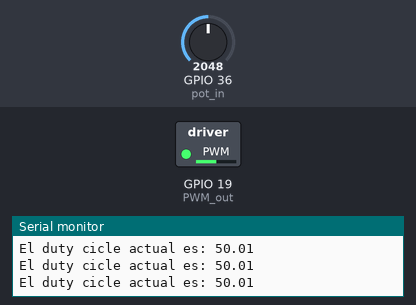
This sketch was run on a simulated ESP32. Shown: switched loads named in the sketch (green lamp = pin HIGH), the last lines printed to the serial monitor. The inputs (shaded band) are chosen by the test bench; at power-on: GPIO 36 (pot_in) = 2048.

Above: at 1.2 s.
1.3 s: GPIO 36 (pot_in) set to 2866
At 1.6 s:
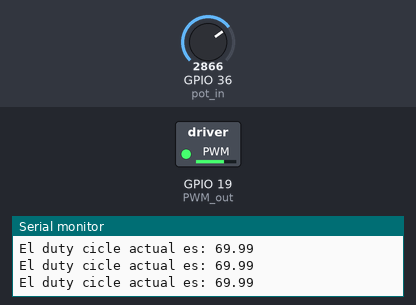
2.8 s: GPIO 36 (pot_in) set to 3603
At 3.1 s:
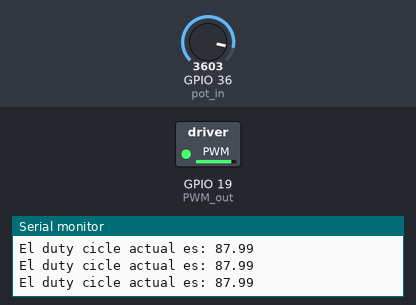
4.3 s: GPIO 36 (pot_in) set to 491
At 4.7 s:
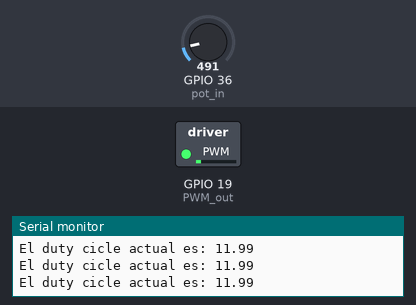
5.8 s: GPIO 36 (pot_in) set to 0
At 6.2 s:
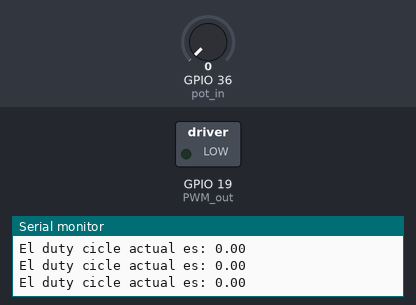
Timing chart, 0 to 8.3 s (numbered marks = the images above; inputs shaded):
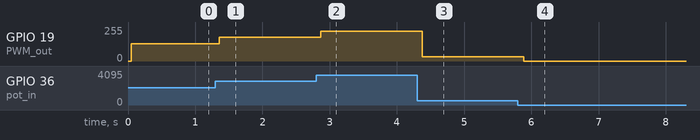

Measured:
- after the input at 1.3 s, GPIO 19 (PWM_out): 128/255 → 178/255 after 0.06 s
- after the input at 2.8 s, GPIO 19 (PWM_out): 178/255 → 224/255 after 0.07 s
- after the input at 4.3 s, GPIO 19 (PWM_out): 224/255 → 31/255 after 0.08 s
- after the input at 5.8 s, GPIO 19 (PWM_out): 31/255 → 0/255 after 0.09 s

The sketch:

PWM_Motor.ino
```cpp
const byte pot_in = 36;
const byte PWM_out = 19;

//Definimos los paramateros para PWM
const int freq= 1000;
const int res = 12;

void setup() {
  pinMode(pot_in, INPUT);
  pinMode(PWM_out, OUTPUT);

  //Seteamos PWM
  ledcAttach(PWM_out,freq,res);

  //Iniciamos Serial monitor
  Serial.begin(115200);
  Serial.print("Iniciando monitor serial");
  Serial.println();

}

void loop() {
  //Leemos los valores del potenciometro
  float dutycicle;
  int val_pot = analogRead(pot_in);

  dutycicle = (val_pot*100.0/4095.0);  //Guardamos el valor de duty cicle en %

  //Serial.printf("El valor ADC del potenciometro es: %i\n", val_pot);
  Serial.printf("El duty cicle actual es: %.2f\n", dutycicle);
  delay(50);
  //Enviamos configuracion a PWM_OUT
  ledcWrite(PWM_out,val_pot);

}
```
